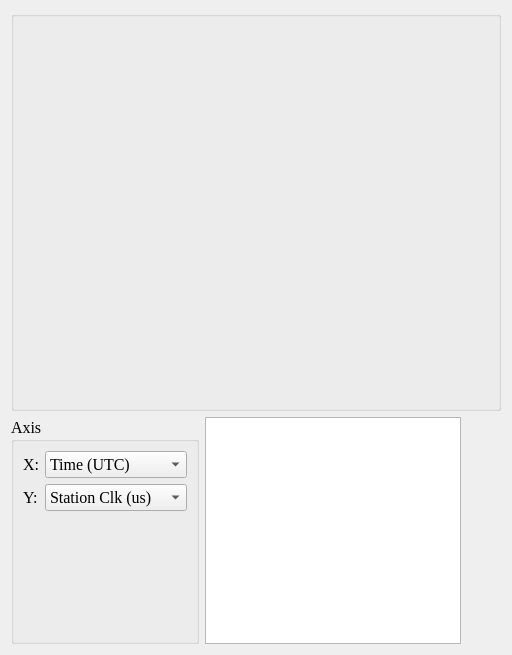
      <widget class="QWidget" name="page_plot_result">
       <layout class="QVBoxLayout" name="verticalLayout_52">
        <item>
         <widget class="QGroupBox" name="groupBox_plot_result">
          <property name="sizePolicy">
           <sizepolicy hsizetype="Preferred" vsizetype="Fixed">
            <horstretch>0</horstretch>
            <verstretch>0</verstretch>
           </sizepolicy>
          </property>
          <property name="minimumSize">
           <size>
            <width>0</width>
            <height>400</height>
           </size>
          </property>
          <property name="title">
           <string/>
          </property>
          <layout class="QVBoxLayout" name="verticalLayout_36">
           <item>
            <layout class="QVBoxLayout" name="verticalLayout_plot_result"/>
           </item>
          </layout>
         </widget>
        </item>
        <item>
         <layout class="QHBoxLayout" name="horizontalLayout_55">
          <item>
           <widget class="QGroupBox" name="groupBox_plot_result_axis">
            <property name="font">
             <font>
              <family>Times New Roman</family>
              <pointsize>12</pointsize>
              <weight>50</weight>
              <bold>false</bold>
             </font>
            </property>
            <property name="title">
             <string>Axis</string>
            </property>
            <layout class="QHBoxLayout" name="horizontalLayout_43">
             <property name="bottomMargin">
              <number>130</number>
             </property>
             <item>
              <layout class="QVBoxLayout" name="verticalLayout_40">
               <item>
                <widget class="QLabel" name="label_49">
                 <property name="font">
                  <font>
                   <family>Times New Roman</family>
                   <pointsize>12</pointsize>
                   <weight>50</weight>
                   <bold>false</bold>
                  </font>
                 </property>
                 <property name="text">
                  <string>X:</string>
                 </property>
                </widget>
               </item>
               <item>
                <widget class="QLabel" name="label_50">
                 <property name="font">
                  <font>
                   <family>Times New Roman</family>
                   <pointsize>12</pointsize>
                   <weight>50</weight>
                   <bold>false</bold>
                  </font>
                 </property>
                 <property name="text">
                  <string>Y:</string>
                 </property>
                </widget>
               </item>
              </layout>
             </item>
             <item>
              <layout class="QVBoxLayout" name="verticalLayout_50">
               <item>
                <widget class="QComboBox" name="comboBox_plot_result_x">
                 <item>
                  <property name="text">
                   <string>Time (UTC)</string>
                  </property>
                 </item>
                </widget>
               </item>
               <item>
                <widget class="QComboBox" name="comboBox_plot_result_y">
                 <item>
                  <property name="text">
                   <string>Station Clk (us)</string>
                  </property>
                 </item>
                 <item>
                  <property name="text">
                   <string>Station ZWD (us)</string>
                  </property>
                 </item>
                 <item>
                  <property name="text">
                   <string>Station Posit(m)</string>
                  </property>
                 </item>
                 <item>
                  <property name="text">
                   <string>Baseline Clk (us)</string>
                  </property>
                 </item>
                 <item>
                  <property name="text">
                   <string>UT1 (ms)</string>
                  </property>
                 </item>
                 <item>
                  <property name="text">
                   <string>Polar_X (mas)</string>
                  </property>
                 </item>
                 <item>
                  <property name="text">
                   <string>Polar_Y (mas)</string>
                  </property>
                 </item>
                 <item>
                  <property name="text">
                   <string>Nutation (uas)</string>
                  </property>
                 </item>
                </widget>
               </item>
              </layout>
             </item>
            </layout>
           </widget>
          </item>
          <item>
           <widget class="QListWidget" name="listWidget_plot_result">
            <property name="editTriggers">
             <set>QAbstractItemView::NoEditTriggers</set>
            </property>
            <property name="selectionMode">
             <enum>QAbstractItemView::SingleSelection</enum>
            </property>
           </widget>
          </item>
          <item>
           <spacer name="horizontalSpacer_7">
            <property name="orientation">
             <enum>Qt::Horizontal</enum>
            </property>
            <property name="sizeHint" stdset="0">
             <size>
              <width>40</width>
              <height>20</height>
             </size>
            </property>
           </spacer>
          </item>
         </layout>
        </item>
       </layout>
      </widget>
